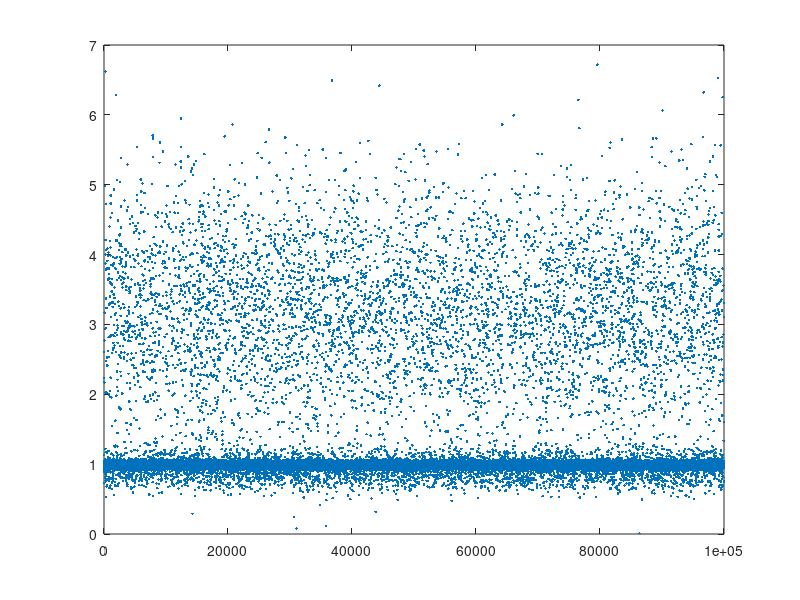

This chart was generated by the following MATLAB code:
mu1=0.9306;mu2=0.9885;mu3=3.1847;sig1=0.1483;sig2=0.0247;sig3=0.9523;
%transition=[[0.0782 0.2581 0.6637];[0.2232 0.3561 0.4207];[0.0574 0.1228 0.8198]];
transition=[[0.1474 0.2575 0.5951];[0.139  0.2452 0.6159];[0.0687 0.1418 0.7895]];
%emission=[[0.4066 0.2358 0.3576];[0.0551 0.3399 0.605 ];[0.0731 0.0053 0.9216]];
emission=[[0.1222 0.0884 0.7893];[0.0785 0.1214 0.8002];[0.0438 0.0226 0.9336]];
start=[0.1,0.1,0.8];n=100000;
delays1=zeros(1,n);
for i=1:size(transition,1)
    for j=2:size(transition,2)
        transition(i,j)=transition(i,j)+transition(i,j-1);
    end
end
for i=1:size(emission,1)
    for j=2:size(emission,2)
        emission(i,j)=emission(i,j)+emission(i,j-1);
    end
end
for i=2:size(start,2)
    start(1,i)=start(1,i)+start(1,i-1);
end
p=rand;
for i=2:size(start,2)
    if p<start(1)
        s=1;
    end
    if p>start(i-1) && p<start(i)
        s=i;
    end
end
for i=1:n
    p1=rand;
    for j=2:size(transition,2)
        if p1<transition(s,1)
            s1=1;
        end
        if p1>transition(s,j-1) && p1<transition(s,j)
            s1=j;
        end
    end
    p2=rand;
    for j=2:size(emission,2)
        if p2<emission(s1,1)
            s2=1;
        end
        if p2>emission(s1,j-1) && p2<emission(s1,j)
            s2=j;
        end
    end
    if s2==1
        delays1(i)=normrnd(mu3,sig3);
    else
        if s2==2
            delays1(i)=normrnd(mu1,sig1);
        else
            delays1(i)=normrnd(mu2,sig2);
        end
    end
    if delays1(i)<0
            delays1(i)=0.95;
    end
end
plot(delays1,'.')
mu1=0.9306;mu2=0.9885;mu3=3.1847;sig1=0.1483;sig2=0.0247;sig3=0.9523;
%transition=[[0.0782 0.2581 0.6637];[0.2232 0.3561 0.4207];[0.0574 0.1228 0.8198]];
transition=[[0.222  0.294  0.484];[0.1482 0.2342 0.6176];[0.0786 0.1654 0.756]];
%emission=[[0.4066 0.2358 0.3576];[0.0551 0.3399 0.605 ];[0.0731 0.0053 0.9216]];
emission=[[0.8506 0.1494];[0.9296 0.0704];[0.991  0.009]];
start=[0.1,0.1,0.8];n=100000;
delays2=zeros(1,n);
for i=1:size(transition,1)
    for j=2:size(transition,2)
        transition(i,j)=transition(i,j)+transition(i,j-1);
    end
end
for i=1:size(emission,1)
    for j=2:size(emission,2)
        emission(i,j)=emission(i,j)+emission(i,j-1);
    end
end
for i=2:size(start,2)
    start(1,i)=start(1,i)+start(1,i-1);
end
p=rand;
for i=2:size(start,2)
    if p<start(1)
        s=1;
    end
    if p>start(i-1) && p<start(i)
        s=i;
    end
end
for i=1:n
    p1=rand;
    for j=2:size(transition,2)
        if p1<transition(s,1)
            s1=1;
        end
        if p1>transition(s,j-1) && p1<transition(s,j)
            s1=j;
        end
    end
    p2=rand;
    for j=2:size(emission,2)
        if p2<emission(s1,1)
            s2=1;
        end
        if p2>emission(s1,j-1) && p2<emission(s1,j)
            s2=j;
        end
    end
    if s2==1
        delays2(i)=0;
    else
        delays2(i)=1;
    end
end
%plot(delays2,'o')
delays3=zeros(1,n);
for i=1:n
    if delays2(i)==1
        delays3(i)=0;
    else
        delays3(i)=delays1(i);
    end
end
flag=false;
for i=1:n
    if delays1(i)<0
        flag=true;
    end
end
counter=0;
for i=1:n
    if delays3(i)==0
        counter=counter+1;
    end
end